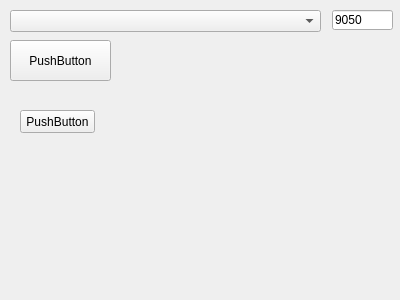
<?xml version="1.0" encoding="UTF-8"?>
<ui version="4.0">
 <class>MainWindow</class>
 <widget class="QMainWindow" name="MainWindow">
  <property name="geometry">
   <rect>
    <x>0</x>
    <y>0</y>
    <width>400</width>
    <height>300</height>
   </rect>
  </property>
  <property name="windowTitle">
   <string>MainWindow</string>
  </property>
  <widget class="QWidget" name="centralWidget">
   <widget class="QPushButton" name="pushButton">
    <property name="geometry">
     <rect>
      <x>10</x>
      <y>40</y>
      <width>101</width>
      <height>41</height>
     </rect>
    </property>
    <property name="text">
     <string>PushButton</string>
    </property>
   </widget>
   <widget class="QComboBox" name="comboBox">
    <property name="geometry">
     <rect>
      <x>10</x>
      <y>10</y>
      <width>311</width>
      <height>22</height>
     </rect>
    </property>
   </widget>
   <widget class="QLineEdit" name="lineEdit">
    <property name="geometry">
     <rect>
      <x>332</x>
      <y>10</y>
      <width>61</width>
      <height>20</height>
     </rect>
    </property>
    <property name="inputMask">
     <string>99999; </string>
    </property>
    <property name="text">
     <string>9050</string>
    </property>
    <property name="maxLength">
     <number>5</number>
    </property>
   </widget>
   <widget class="QPushButton" name="pushButton_2">
    <property name="geometry">
     <rect>
      <x>20</x>
      <y>110</y>
      <width>75</width>
      <height>23</height>
     </rect>
    </property>
    <property name="text">
     <string>PushButton</string>
    </property>
   </widget>
  </widget>
 </widget>
 <layoutdefault spacing="6" margin="11"/>
 <resources/>
 <connections/>
</ui>
